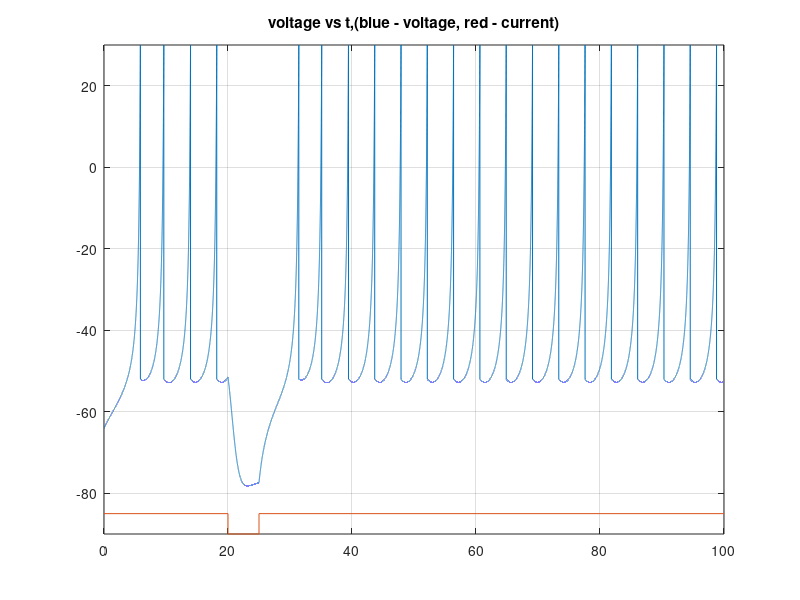

Reproduce this figure in MATLAB.
% for i=-5:1:5
% a=0.5; b=0.5; c=-52;  d=0;
 a=0.03; b=0.25; c=-52;  d=0; % original in paper for rebound burst
 a=0.7; b=0.3; c=-52;  d=0; 
 
 V=-64;  u=b*V;
    VV=[];  uu=[];
    tau = 0.001;  tspan = 0:tau:100;
    T1=20;
    for t=tspan
        if (t>T1) & (t < T1+5) 
            I=-15;
        else
            I=0;
        end;
        V = V + tau*(0.04*V^2+5*V+140-u+I);
        u = u + tau*a*(b*V-u);
        if V > 30
            VV(end+1)=30;
            V = c;
            u = u + d;
        else
            VV(end+1)=V;
        end;
        uu(end+1)=u;
    end;
    figure(floor(100+1))
        plot(tspan,VV,[0 T1 T1 (T1+5) (T1+5) max(tspan)],-85+[0 0 -5 -5 0 0]);
        axis([0 max(tspan) -90 30])
        % title([' value ', num2str(i)]);
        title('voltage vs t,(blue - voltage, red - current)')
    grid
% end
